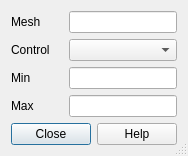
<?xml version="1.0" encoding="UTF-8"?>
<ui version="4.0">
 <class>Dialog</class>
 <widget class="QDialog" name="Dialog">
  <property name="geometry">
   <rect>
    <x>0</x>
    <y>0</y>
    <width>178</width>
    <height>156</height>
   </rect>
  </property>
  <property name="windowTitle">
   <string>Get min and max value of control</string>
  </property>
  <property name="sizeGripEnabled">
   <bool>true</bool>
  </property>
  <layout class="QGridLayout" name="gridLayout">
   <item row="0" column="0">
    <widget class="QLabel" name="label_2">
     <property name="text">
      <string>Mesh</string>
     </property>
    </widget>
   </item>
   <item row="0" column="1" colspan="2">
    <widget class="QLineEdit" name="mesh">
     <property name="readOnly">
      <bool>true</bool>
     </property>
    </widget>
   </item>
   <item row="1" column="0">
    <widget class="QLabel" name="label_3">
     <property name="text">
      <string>Control</string>
     </property>
    </widget>
   </item>
   <item row="1" column="1" colspan="2">
    <widget class="QComboBox" name="control"/>
   </item>
   <item row="2" column="0">
    <widget class="QLabel" name="label">
     <property name="text">
      <string>Min</string>
     </property>
    </widget>
   </item>
   <item row="2" column="1" colspan="2">
    <widget class="QLineEdit" name="minvalue">
     <property name="readOnly">
      <bool>true</bool>
     </property>
    </widget>
   </item>
   <item row="3" column="0">
    <widget class="QLabel" name="label_4">
     <property name="text">
      <string>Max</string>
     </property>
    </widget>
   </item>
   <item row="3" column="1" colspan="2">
    <widget class="QLineEdit" name="maxvalue">
     <property name="readOnly">
      <bool>true</bool>
     </property>
    </widget>
   </item>
   <item row="4" column="0" colspan="3">
    <widget class="QDialogButtonBox" name="buttonBox">
     <property name="orientation">
      <enum>Qt::Horizontal</enum>
     </property>
     <property name="standardButtons">
      <set>QDialogButtonBox::Close|QDialogButtonBox::Help</set>
     </property>
    </widget>
   </item>
  </layout>
 </widget>
 <tabstops>
  <tabstop>mesh</tabstop>
  <tabstop>control</tabstop>
  <tabstop>minvalue</tabstop>
  <tabstop>maxvalue</tabstop>
  <tabstop>buttonBox</tabstop>
 </tabstops>
 <resources/>
 <connections>
  <connection>
   <sender>buttonBox</sender>
   <signal>rejected()</signal>
   <receiver>Dialog</receiver>
   <slot>OnCancel()</slot>
   <hints>
    <hint type="sourcelabel">
     <x>253</x>
     <y>371</y>
    </hint>
    <hint type="destinationlabel">
     <x>262</x>
     <y>101</y>
    </hint>
   </hints>
  </connection>
  <connection>
   <sender>buttonBox</sender>
   <signal>helpRequested()</signal>
   <receiver>Dialog</receiver>
   <slot>helpMessage()</slot>
   <hints>
    <hint type="sourcelabel">
     <x>131</x>
     <y>373</y>
    </hint>
    <hint type="destinationlabel">
     <x>131</x>
     <y>64</y>
    </hint>
   </hints>
  </connection>
  <connection>
   <sender>control</sender>
   <signal>activated(QString)</signal>
   <receiver>Dialog</receiver>
   <slot>compute_minmax()</slot>
   <hints>
    <hint type="sourcelabel">
     <x>250</x>
     <y>137</y>
    </hint>
    <hint type="destinationlabel">
     <x>131</x>
     <y>81</y>
    </hint>
   </hints>
  </connection>
 </connections>
 <slots>
  <slot>compute_minmax()</slot>
  <slot>helpMessage()</slot>
  <slot>OnCancel()</slot>
  <slot>OnOk()</slot>
 </slots>
</ui>
